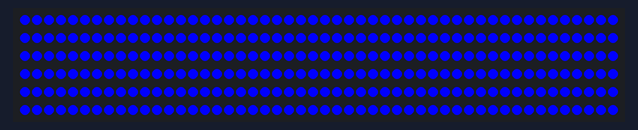
Simulated run of this sketch. Board: Arduino Uno, built with avr-gcc and run on an emulated ATmega328P. Parts: 300 RGB LEDs in strip order, left to right, continuing on the next row. What the sketch prints to the serial monitor is not drawn.

Above: at 1.6 s.
At 3.6 s:
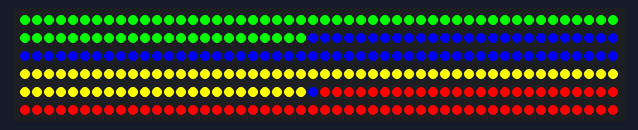

Measured:
- what the display in image 0 shows lasts 2.0 s, from 1.5 s to 3.5 s

The sketch:

FourTracks01.ino
```cpp
/*
01 just puts 4 different colors on 4 strip segments on robot sides
*/

#include "FastLED.h"

// color of the light
// numeric color order is GRB, not RGB; but we still use RGB param in setup code

#define projectY 0xFF0099

#define red 0x02FF02
#define green 0xFF0000
#define blue 0x0000FF
#define yellow 0xFFFF00
#define black 0x000000
#define white 0x101010
#define purple 0x00FFFF


// How many leds are in the strip?
#define NUM_LEDS 300
#define DATA_PIN 6

CRGB leds[NUM_LEDS], color;

void setup()
{
     // small delay advised to ensure string is awake after powering on
  delay(1500);
  FastLED.addLeds<WS2811, DATA_PIN, RGB>(leds, NUM_LEDS);
  Serial.begin(9600);
  Serial.print("Initialized.\n");

  for (int i = 0; i < NUM_LEDS; i++) {
    leds[i] = blue;

  }
  FastLED.show();
  delay(2000);  // 2 sec. of blue confirms init occurred

}

void loop()
{
  //Serial.print("Loop.\n");
  funcFR();       //front right
  funcFL();       //front left
  funcBR();       //back right
  funcBL();       //back left
   // functions above fill the array, .show sends data to the light string
  FastLED.show();
  delay(200);  // redraw 5 times / sec

  Serial.print("Loop");
}  // end loop

void funcFR(void)
{
  for (int i = 0; i < 74; i++ )
  {
    leds[i] = red;
  }
}

void funcFL(void)
{
  for (int i = 75; i < 149; i++ )
  {
    leds[i] = blue;
  }
}

void funcBR(void)
{
  for (int i = 150; i < 224; i++ )
  {
    leds[i] = yellow;
  }
}

void funcBL(void)
{
  for (int i = 225; i < 300; i++ )
  {
    leds[i] = green;
  }
}
```
